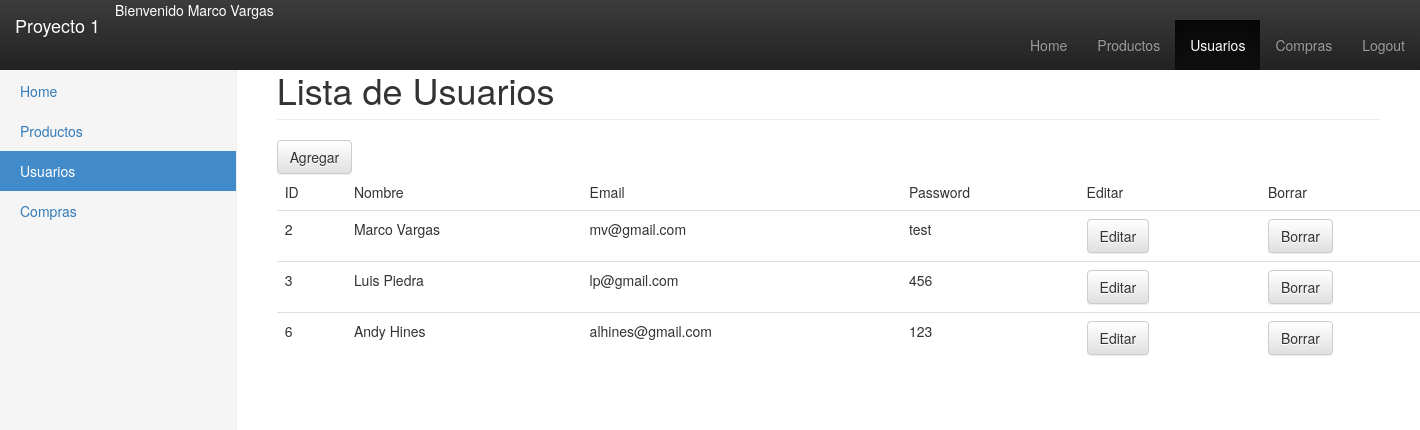
The app's page /admin/usuarios.php (signed in) with its own data.
### tables this page shows
CREATE TABLE `usuarios` (
  `id` bigint(20) NOT NULL,
  `nombre` varchar(80) NOT NULL,
  `email` varchar(100) NOT NULL,
  `password` varchar(50) NOT NULL
);

### admin/includes/libreria.php (called while the page is built, shortened)
<?php
function consulta($link, $sql) {
    if($link->query($sql) == TRUE) {
        $conn = $link->query($sql);
        return $conn;
    }
    else
    {
       return $link->error;
    }
}
?>

### admin/usuarios.php (the view, shortened to what this page needs)
<?php include ('includes/header.php'); ?>
<?php include ('includes/sidebar.php'); ?>
<div class="col-sm-9 col-sm-offset-3 col-md-10 col-md-offset-2 main">
  <h1 class="page-header">Lista de Usuarios</h1>
  <?php
  $conn = connection();
  if($conn){
    $sql = "Select * from usuarios";
    $result = consulta($conn,$sql);
  }
  ?>
  <div class="container">
        <div class="row">
            <a href="#" class="btn btn-default" id="agregar-usuario">Agregar</a>
            <div class="tabla-usuarios">
                <table class="table table-hover">
                    <thead>
                        <tr>
                            <td>ID</td>
                            <td>Nombre</td>
                            <td>Email</td>
                            <td>Password</td>
                            <td>Editar</td>
                            <td>Borrar</td>
                        </tr>
                    </thead>
                    <tbody>
                    <?php
                        while($row = $result->fetch_assoc()) {
                            echo '<tr><td>' . $row['id'] . '</td><td>'. $row['nombre'] . '</td><td>'. $row['email']. '</td><td>'. $row['password'].'</td><td><a href="#" data-id="'.$row['id'].'" class="btn btn-default editar-usuario">Editar</a></td><td><a href="#" data-id="'.$row['id'].'" class="btn btn-default eliminar-usuario">Borrar</a></td></tr>';
                        }
                    ?>
                    </tbody>
                </table>
            </div>
        </div>
    </div>
<?php include ('includes/footer.php'); ?>

### admin/css/style.css (style rules this page uses)
body { padding-top: 50px; }
.main { padding: 20px; }
@media (min-width: 768px) { .main { padding-right: 40px; padding-left: 40px; } }
.main .page-header { margin-top: 0; }

### records on screen
usuarios: id "2", nombre "Marco Vargas", email "mv@gmail.com", password "test"
usuarios: id "3", nombre "Luis Piedra", email "lp@gmail.com", password "456"
usuarios: id "6", nombre "Andy Hines", email "alhines@gmail.com", password "123"

### other values on screen
$bienvenida "Marco Vargas"
